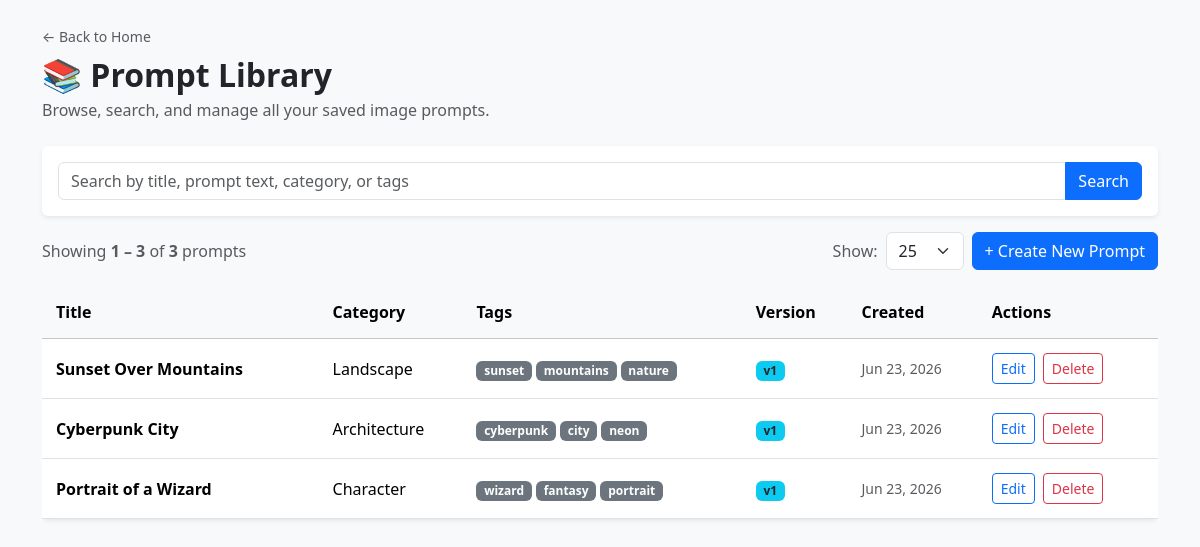
The page /pages/prompt_library.php on the database its author committed.
### tables this page shows
CREATE TABLE prompts (
    prompt_id INT AUTO_INCREMENT PRIMARY KEY,
    title VARCHAR(255) NOT NULL,
    prompt_text TEXT NOT NULL,
    category VARCHAR(100),
    tags VARCHAR(255),
    favorite_status TINYINT(1) DEFAULT 0,
    status ENUM('active', 'archived') DEFAULT 'active',
    version_number INT DEFAULT 1,
    created_at DATETIME DEFAULT CURRENT_TIMESTAMP,
    updated_at DATETIME DEFAULT CURRENT_TIMESTAMP ON UPDATE CURRENT_TIMESTAMP
);

### pages/prompt_library.php (the view, shortened to what this page needs)
<?php
$conn = getConnection();
$allowedPageSizes = [25, 50, 100, 200];
$promptsPerPage = isset($_GET['per_page'])
    ? (int) $_GET['per_page']
    : 25;
$page = isset($_GET['page'])
    ? max(1, (int) $_GET['page'])
    : 1;
$search = isset($_GET['search'])
    ? trim($_GET['search'])
    : '';
$whereSql = "status = 'active'";
$countResult = $conn->query("
    SELECT COUNT(*) AS total
    FROM prompts
    WHERE $whereSql
");
$countRow = $countResult->fetch_assoc();
$totalPrompts = (int) $countRow['total'];
$offset = ($page - 1) * $promptsPerPage;
$stmt = $conn->prepare("
    SELECT *
    FROM prompts
    WHERE $whereSql
    ORDER BY created_at DESC
    LIMIT ? OFFSET ?
");
$stmt->bind_param("ii", $promptsPerPage, $offset);
$stmt->execute();
$prompts = $stmt->get_result();
?>
<!DOCTYPE html>
<html lang="en">
<head>
    <link href="https://cdn.jsdelivr.net/npm/bootstrap@5.3.3/dist/css/bootstrap.min.css" rel="stylesheet">
    </head>
<body class="bg-light">
<div class="container mt-4 mb-5">
    <a href="../index.php" class="text-decoration-none text-muted small">&larr; Back to Home</a>
    <h2 class="fw-bold mt-2 mb-1">📚 Prompt Library</h2>
    <p class="text-muted mb-4">Browse, search, and manage all your saved image prompts.</p>
<form method="GET" action="prompt_library.php" class="card card-body shadow-sm border-0 mb-3">
    <div class="input-group">
        <input
            type="search"
            name="search"
            class="form-control"
            placeholder="Search by title, prompt text, category, or tags"
            value="<?php echo htmlspecialchars($search); ?>"
        >
        <button type="submit" class="btn btn-primary">
            Search
        </button>
    </div>
</form>
   <div class="d-flex flex-column flex-md-row justify-content-between align-items-md-center gap-3 mb-3">
       <div class="text-muted">
           Showing
           <strong>
               <?php echo $totalPrompts > 0 ? $offset + 1 : 0; ?>
               –
               <?php echo min($offset + $promptsPerPage, $totalPrompts); ?>
           </strong>
           of
           <strong><?php echo $totalPrompts; ?></strong>
           prompts
       </div>
       <div class="d-flex align-items-center gap-2">
           <form method="GET" action="prompt_library.php" class="d-flex align-items-center gap-2">
                <label for="per_page" class="text-muted text-nowrap">
                    Show:
                </label>
               <select
                   name="per_page"
                   id="per_page"
                   class="form-select"
                   onchange="this.form.submit()"
               >
                   <?php foreach ($allowedPageSizes as $pageSize): ?>
                       <option
                           value="<?php echo $pageSize; ?>"
                           <?php echo $promptsPerPage === $pageSize ? 'selected' : ''; ?>
                       >
                           <?php echo $pageSize; ?>
                       </option>
                   <?php endforeach; ?>
               </select>
           </form>
           <a href="create_prompt.php" class="btn btn-primary text-nowrap">
               + Create New Prompt
           </a>
       </div>
   </div>
    <?php if ($prompts && $prompts->num_rows > 0): ?>
    <div class="table-responsive">
        <table id="promptsTable" class="table table-hover align-middle bg-white shadow-sm rounded">
            <thead class="table-light">
                <tr>
                    <th>Title</th>
                    <th>Category</th>
                    <th>Tags</th>
                    <th>Version</th>
                    <th>Created</th>
                    <th>Actions</th>
                </tr>
            </thead>
            <tbody>
                <?php while ($row = $prompts->fetch_assoc()): ?>
                <tr>
                    <td class="fw-semibold"><?php echo htmlspecialchars($row['title']); ?></td>
                    <td><?php echo htmlspecialchars($row['category'] ?? '—'); ?></td>
                    <td>
                        <?php
                        if (!empty($row['tags'])) {
                            foreach (explode(',', $row['tags']) as $tag) {
                                echo '<span class="badge bg-secondary me-1">' . htmlspecialchars(trim($tag)) . '</span>';
                            }
                        } else {
                            echo '—';
                        }
                        ?>
                    </td>
                    <td><span class="badge bg-info text-dark">v<?php echo $row['version_number']; ?></span></td>
                    <td class="text-muted small"><?php echo date('M j, Y', strtotime($row['created_at'])); ?></td>
                    <td>
                        <a href="create_prompt.php?edit=<?php echo $row['prompt_id']; ?>"
                           class="btn btn-sm btn-outline-primary me-1">Edit</a>
                        <a href="prompt_library.php?delete=<?php echo $row['prompt_id']; ?>"
                           class="btn btn-sm btn-outline-danger"
                           onclick="return confirm('Delete this prompt?')">Delete</a>
                    </td>
                </tr>
                <?php endwhile; ?>
            </tbody>
        </table>
    </div>
    <?php else: ?>
        <p class="text-muted">No prompts yet. <a href="create_prompt.php">Create your first one</a>.</p>
    <?php endif; ?>
</div>
</body>
</html>

### pages/prompt_library.php (style rules this page uses)
#promptsTable { min-width: 1050px; }
#promptsTable th, #promptsTable td { padding: 14px; vertical-align: middle; }
#promptsTable th:first-child, #promptsTable td:first-child { min-width: 230px; }
#promptsTable th:nth-child(3), #promptsTable td:nth-child(3) { min-width: 190px; }
#promptsTable th:last-child, #promptsTable td:last-child { min-width: 150px; white-space: nowrap; }

### rows shown on the page
prompts: title "Sunset Over Mountains", category "Landscape", tags "sunset", tags "mountains", tags "nature", version_number "1", created_at "Jun 23, 2026"
prompts: title "Cyberpunk City", category "Architecture", tags "cyberpunk", tags "city", tags "neon", version_number "1", created_at "Jun 23, 2026"
prompts: title "Portrait of a Wizard", category "Character", tags "wizard", tags "fantasy", tags "portrait", version_number "1", created_at "Jun 23, 2026"

### other values the page prints
$offset + 1 "1"
min($offset + $promptsPerPage, $totalPrompts) "3"
$totalPrompts "3"
form field per_page "25"
